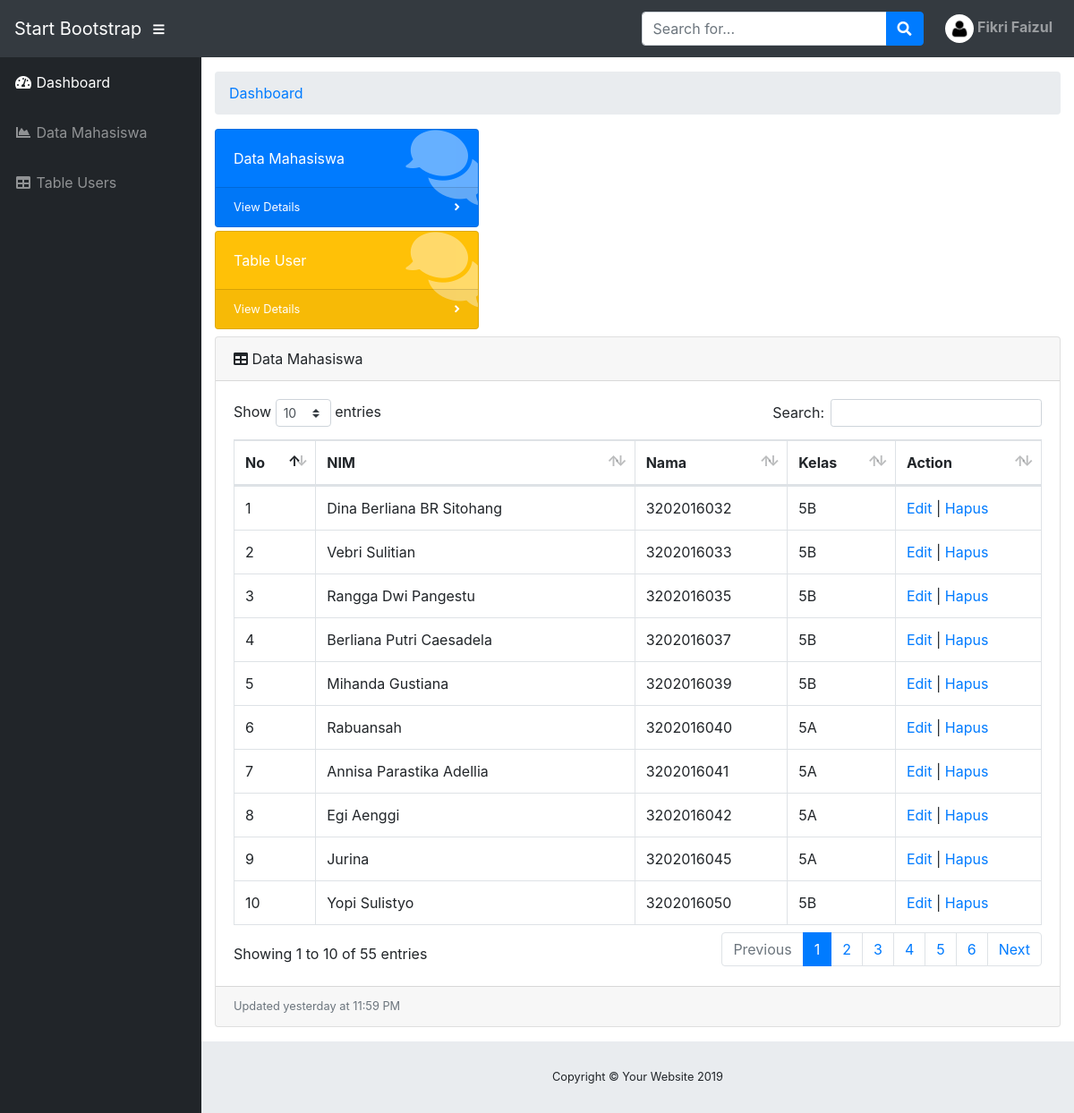
The page /admin/Admin.php (signed in) on the database its author committed.
### tables this page shows
CREATE TABLE `mahasiswa` (
  `nim` char(10) NOT NULL,
  `nama` varchar(50) NOT NULL,
  `kelas` char(2) NOT NULL
);

### admin/Admin.php (the view, shortened to what this page needs)
<!DOCTYPE html>
<html lang="en">
<head>
  <link href="vendor/fontawesome-free/css/all.min.css" rel="stylesheet" type="text/css">
  <link href="vendor/datatables/dataTables.bootstrap4.css" rel="stylesheet">
  <link href="css/sb-admin.css" rel="stylesheet">
</head>
<body id="page-top">
  <nav class="navbar navbar-expand navbar-dark bg-dark static-top">
    <a class="navbar-brand mr-1" href="index.html">Start Bootstrap</a>
    <button class="btn btn-link btn-sm text-white order-1 order-sm-0" id="sidebarToggle" href="#">
      <i class="fas fa-bars"></i>
    </button>
    <form class="d-none d-md-inline-block form-inline ml-auto mr-0 mr-md-3 my-2 my-md-0">
      <div class="input-group">
        <input type="text" class="form-control" placeholder="Search for..." aria-label="Search" aria-describedby="basic-addon2">
        <div class="input-group-append">
          <button class="btn btn-primary" type="button">
            <i class="fas fa-search"></i>
          </button>
        </div>
      </div>
    </form>
    <ul class="navbar-nav ml-auto ml-md-0">
            <li class="nav-item dropdown no-arrow">
                <a class="nav-link dropdown-toggle" href="#" id="userDropdown" role="button" data-toggle="dropdown"
                    aria-haspopup="true" aria-expanded="false">
                    <?php
require 'connect_db.php';
$sql2 = "SELECT * FROM user where email= '$_SESSION[login]'";
$result2 = mysqli_query($conn, $sql2);
$cek2 = mysqli_num_rows($result2);
if ($cek2 > 0) {
    ?>
                    <img src="images/logo.jpg" alt="" width="32" height="32"
                        class="rounded-circle me-2">
                    <strong><?php echo $_SESSION['name'] ?></strong>
                        <?php
}
?>
            </li>
        </ul>
    </nav>
    <div id="wrapper">
    <ul class="sidebar navbar-nav">
      <li class="nav-item active">
        <a class="nav-link" href="Admin.php">
          <i class="fas fa-fw fa-tachometer-alt"></i>
          <span>Dashboard</span>
        </a>
      </li>
      <li class="nav-item">
        <a class="nav-link" href="mahasiswa.php">
          <i class="fas fa-fw fa-chart-area"></i>
          <span>Data Mahasiswa</span></a>
      </li>
      <li class="nav-item ">
                <a class="nav-link" href="tables_user.php">
                    <i class="fas fa-fw fa-table"></i>
                    <span>Table Users</span></a>
            </li>
    </ul>
    <div id="content-wrapper">
      <div class="container-fluid">
        <ol class="breadcrumb">
          <li class="breadcrumb-item">
            <a href="#">Dashboard</a>
</li>
        </ol>
        <div class="row">
          <div class="col-l-3 col-sm-4 mb-1">
            <div class="card text-white bg-primary o-hidden h-100">
              <div class="card-body">
                <div class="card-body-icon">
                  <i class="fas fa-fw fa-comments"></i>
                </div>
                <div class="mr-5">Data Mahasiswa</div>
              </div>
              <a class="card-footer text-white clearfix small z-1" href="mahasiswa.php">
                <span class="float-left">View Details</span>
                <span class="float-right">
                  <i class="fas fa-angle-right"></i>
                </span>
              </a>
            </div>
          </div>
          </div>
          <div class="row">
          <div class="col-l-3 col-sm-4 mb-2">
            <div class="card text-white bg-warning o-hidden h-100">
              <div class="card-body">
                <div class="card-body-icon">
                  <i class="fas fa-fw fa-comments"></i>
                </div>
                <div class="mr-5">Table User</div>
              </div>
              <a class="card-footer text-white clearfix small z-1" href="tables_user.php">
                <span class="float-left">View Details</span>
                <span class="float-right">
                  <i class="fas fa-angle-right"></i>
                </span>
              </a>
            </div>
          </div>
          </div>
        <div class="card mb-3">
          <div class="card-header">
            <i class="fas fa-table"></i>
            Data Mahasiswa</div>
          <div class="card-body">
            <div class="table-responsive">
              <table class="table table-bordered" id="dataTable" width="100%" height="10% cellspacing="0">
                <thead>
                  <tr>
                    <th>No</th>
                    <th>NIM</th>
                    <th>Nama</th>
                    <th>Kelas</th>
                    <th>Action</th>
                  </tr>
                </thead>
                <tbody>
                <?php
                    $query = "SELECT * FROM mahasiswa ORDER BY nim ASC";
                    $result = mysqli_query($conn, $query);
                    $no = 1;
                    while($row = mysqli_fetch_assoc($result))
                    {
                    ?>
                     <tr>
                        <td><?php echo $no; ?></td>
                        <td><?php echo $row['nama']; ?></td>
                        <td><?php echo $row['nim']; ?></td>
                        <td><?php echo $row['kelas'] ?></td>
                        <td>
                          <a href="admin_mahasiswa_edit.php?id=<?php echo $row['nim']; ?>">Edit</a> |
                          <a href="proses_hapus.php?id=<?php echo $row['nim']; ?>" onclick="return confirm('Anda yakin akan menghapus data ini?')">Hapus</a>
                        </td>
                    </tr>
                    <?php
                      $no++;
                    }
                    ?>
                </tbody>
              </table>
            </div>
          </div>
          <div class="card-footer small text-muted">Updated yesterday at 11:59 PM</div>
        </div>
      </div>
      <footer class="sticky-footer">
        <div class="container my-auto">
          <div class="copyright text-center my-auto">
            <span>Copyright © Your Website 2019</span>
          </div>
        </div>
      </footer>
    </div>
  </div>
</body>
</html>

### rows shown on the page
mahasiswa: nama "Dina Berliana BR Sitohang", nim "3202016032", kelas "5B"
mahasiswa: nama "Vebri Sulitian", nim "3202016033", kelas "5B"
mahasiswa: nama "Rangga Dwi Pangestu", nim "3202016035", kelas "5B"
mahasiswa: nama "Berliana Putri Caesadela", nim "3202016037", kelas "5B"
mahasiswa: nama "Mihanda Gustiana", nim "3202016039", kelas "5B"
mahasiswa: nama "Rabuansah", nim "3202016040", kelas "5A"
mahasiswa: nama "Annisa Parastika Adellia", nim "3202016041", kelas "5A"
mahasiswa: nama "Egi Aenggi", nim "3202016042", kelas "5A"
mahasiswa: nama "Jurina", nim "3202016045", kelas "5A"
mahasiswa: nama "Yopi Sulistyo", nim "3202016050", kelas "5B"

### other values the page prints
$_SESSION['name'] "Fikri Faizul"
